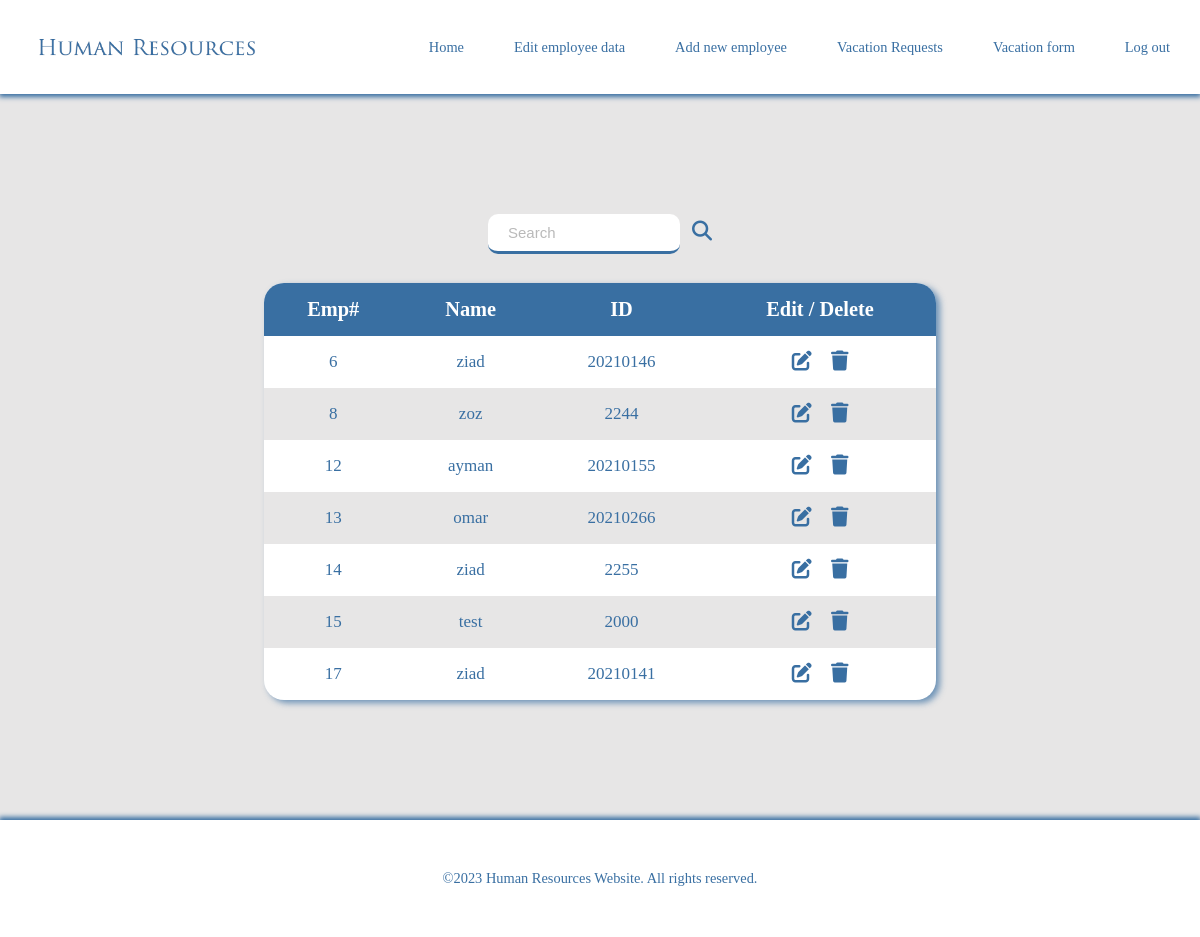
The app's page /edittable/ with its own data.
### pages/models.py (models this page shows, shortened)
class Employee(models.Model):
    name = models.CharField(max_length=100)
    email = models.EmailField()
    address = models.CharField(max_length=100)
    phone = models.CharField(max_length=20)
    id_number = models.IntegerField(unique=True)
    gender = models.CharField(max_length=10)
    marital_status = models.CharField(max_length=20)
    date_of_birth = models.DateField()
    available_vacation_days = models.IntegerField()
    approved_vacation_days = models.IntegerField()
    salary = models.DecimalField(max_digits=8, decimal_places=2)

### pages/views.py (the view)
# urls.py: path('edittable/',views.edittable,name='edit1'),
def edittable(request):
    myemployees = Employee.objects.all().values()
    template = loader.get_template('editemp.html')
    context = {
        'myemployees':myemployees,
    }
    return HttpResponse(template.render(context,request))

### pages/templates/editemp.html (shortened to what this page needs)
{% load static %}
<!DOCTYPE html>
<html>
    <head>
        <link rel="stylesheet" href="{% static 'css/navfoter.css' %}">
        <link rel="stylesheet" href="{% static 'css/edit.css' %}">
    </head>
    <body>
        <nav>
            <img src="{% static 'imgs/HR.png' %}" alt="logo">
            <div class="hide">
                <ul>
                    <li><a href="../../home">Home </a></li>
                    <li><a href="#">Edit employee data</a></li>
                    <li><a href="../../add/">Add new employee </a></li>
                    <li><a href="../../request/">Vacation Requests </a></li>
                    <li><a href="../../form/">Vacation form </a></li>
                    <li><a href="../../login/">Log out</a></li>
                </ul>
            </div>
        </nav>
        <center>
            <section>
                <form>
                    <input type="search" autofocus placeholder="Search" class="srch" id="searchField">&nbsp; &nbsp;<i class="fa-solid fa-magnifying-glass" id="btn"></i><br>
                </form>
                <table id="tbl">
                    <thead>
                        <td>Emp#</td>
                        <td>Name</td>
                        <td>ID</td>
                        <td>Edit / Delete</td>
                    </thead>
                    <tbody>
                        {% for x in myemployees %}
                            <tr>
                                <td>{{x.id}}</td>
                                <td>{{x.name}}</td>
                                <td>{{x.id_number}}</td>
                                <td class="flexx">
                                    <a href="../editemp/?empidd={{x.id}}&empname={{x.name}}&empemail={{x.email}}&empaddress={{x.address}}&empphone={{x.phone}}&empID={{x.id_number}}&empgen={{x.gender}}&empmartial={{x.marital_status}}&empdate={{x.date_of_birth}}&empvac={{x.available_vacation_days}}&empapproved={{x.approved_vacation_days}}&empsalary={{x.salary}}">
                                        <i class="fa-solid fa-pen-to-square icon-edit">&nbsp &nbsp</i>
                                    </a>
                                    <i class="fa-sharp fa-solid fa-trash icon-delete" data-id="{{x.id}}"></i>
                                </td>
                            </tr>
                        {% endfor %}
                    </tbody>
                </table>
            </section>
        </center>
        <footer class="footer">
            <p><span>&copy;2023</span> Human Resources Website. All rights reserved.</p>
        </footer>
    </body>
</html>

### pages/static/css/navfoter.css (style rules this page uses)
* { margin: 0px; }
body { background-color: rgb(231, 230, 230); }
nav { display: flex; justify-content: space-between; align-items: center; padding: 30px; background-color: white; box-shadow: 0px 2px 5px 1px rgb(57, 111, 162); font-size: 1.2vw; }
a:link { text-decoration: none; }
a { color: rgb(57, 111, 162); }
nav ul { display: flex; list-style: none; }
nav li { margin-left: 50px; }
section { padding: 10%; }
nav img { width: 20vw; }
footer { background-color: white; padding: 50px; font-size: 1.2vw; text-align: center; box-shadow: 0px -2px 5px 1px rgb(57, 111, 162); color: rgb(57, 111, 162); }

### pages/static/css/edit.css (style rules this page uses)
table { width: 70%; background-color: white; border-collapse:collapse; border-radius: 20px; overflow: hidden; box-shadow: rgb(57, 111, 162, 0.7) 4px 3px 6px; }
td { text-align: center; padding: 15px; font-size: 17px; border: none; color: rgb(57, 111, 162); }
thead { background-color: rgb(57, 111, 162); }
thead td { color: white !important; font-size: 1.7vw; font-weight: bold; }
tr:nth-child(even) { background-color: rgb(231, 230, 230); }
input { width: 20%; padding: 10px 20px; font-size: 15px; outline: none; border: transparent; background-color: white; border-bottom: 3px solid rgb(57 111 162); color: rgb(57 111 162); border-radius: 10px; margin-bottom: 3%; }
.fa-solid { font-size: 20px; color: rgb(57, 111, 162); }
::placeholder { opacity: 0.5; }

### records on screen
Employee: id "6", name "ziad", id_number "20210146"
Employee: id "8", name "zoz", id_number "2244"
Employee: id "12", name "ayman", id_number "20210155"
Employee: id "13", name "omar", id_number "20210266"
Employee: id "14", name "ziad", id_number "2255"
Employee: id "15", name "test", id_number "2000"
Employee: id "17", name "ziad", id_number "20210141"
